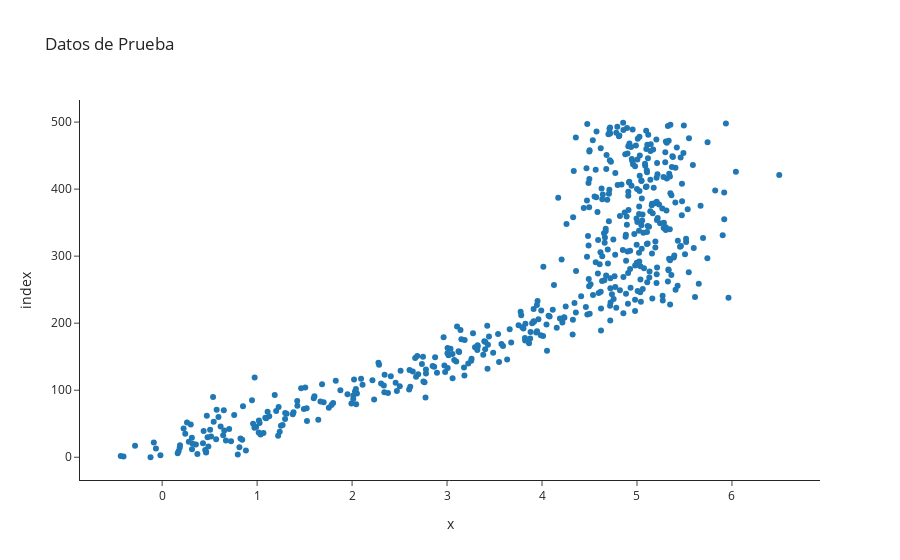

The notebook cell saved with this chart:
### Markdown cell above
Comenzamos generando unos datos con cierto grado de relación para generar una regresión simple:

### Code cell
import plotly.express as px

x, y = make_test_data(500, 0.4)
px.scatter(x, y, title='Datos de Prueba',template='simple_white')

### Figure 1 — Plotly figure (JSON) as saved in the notebook; plotly's stock layout.template omitted (floating-point values rounded to 4 significant figures; data arrays with more than 128 entries replaced by an {"elided": "..."} marker saying what was removed)
{"data": [{"hovertemplate": "x=%{x}<br>index=%{y}<extra></extra>", "legendgroup": "", "marker": {"color": "#1F77B4", "symbol": "circle"}, "mode": "markers", "name": "", "orientation": "h", "showlegend": false, "type": "scatter", "x": {"elided": "500 float values"}, "xaxis": "x", "y": {"elided": "500 int values"}, "yaxis": "y"}], "layout": {"autosize": true, "legend": {"tracegroupgap": 0}, "title": {"text": "Datos de Prueba"}, "xaxis": {"anchor": "y", "autorange": true, "domain": [0, 1], "range": [-0.9241, 6.986], "title": {"text": "x"}, "type": "linear"}, "yaxis": {"anchor": "x", "autorange": true, "domain": [0, 1], "range": [-41.18, 540.2], "title": {"text": "index"}, "type": "linear"}}}
